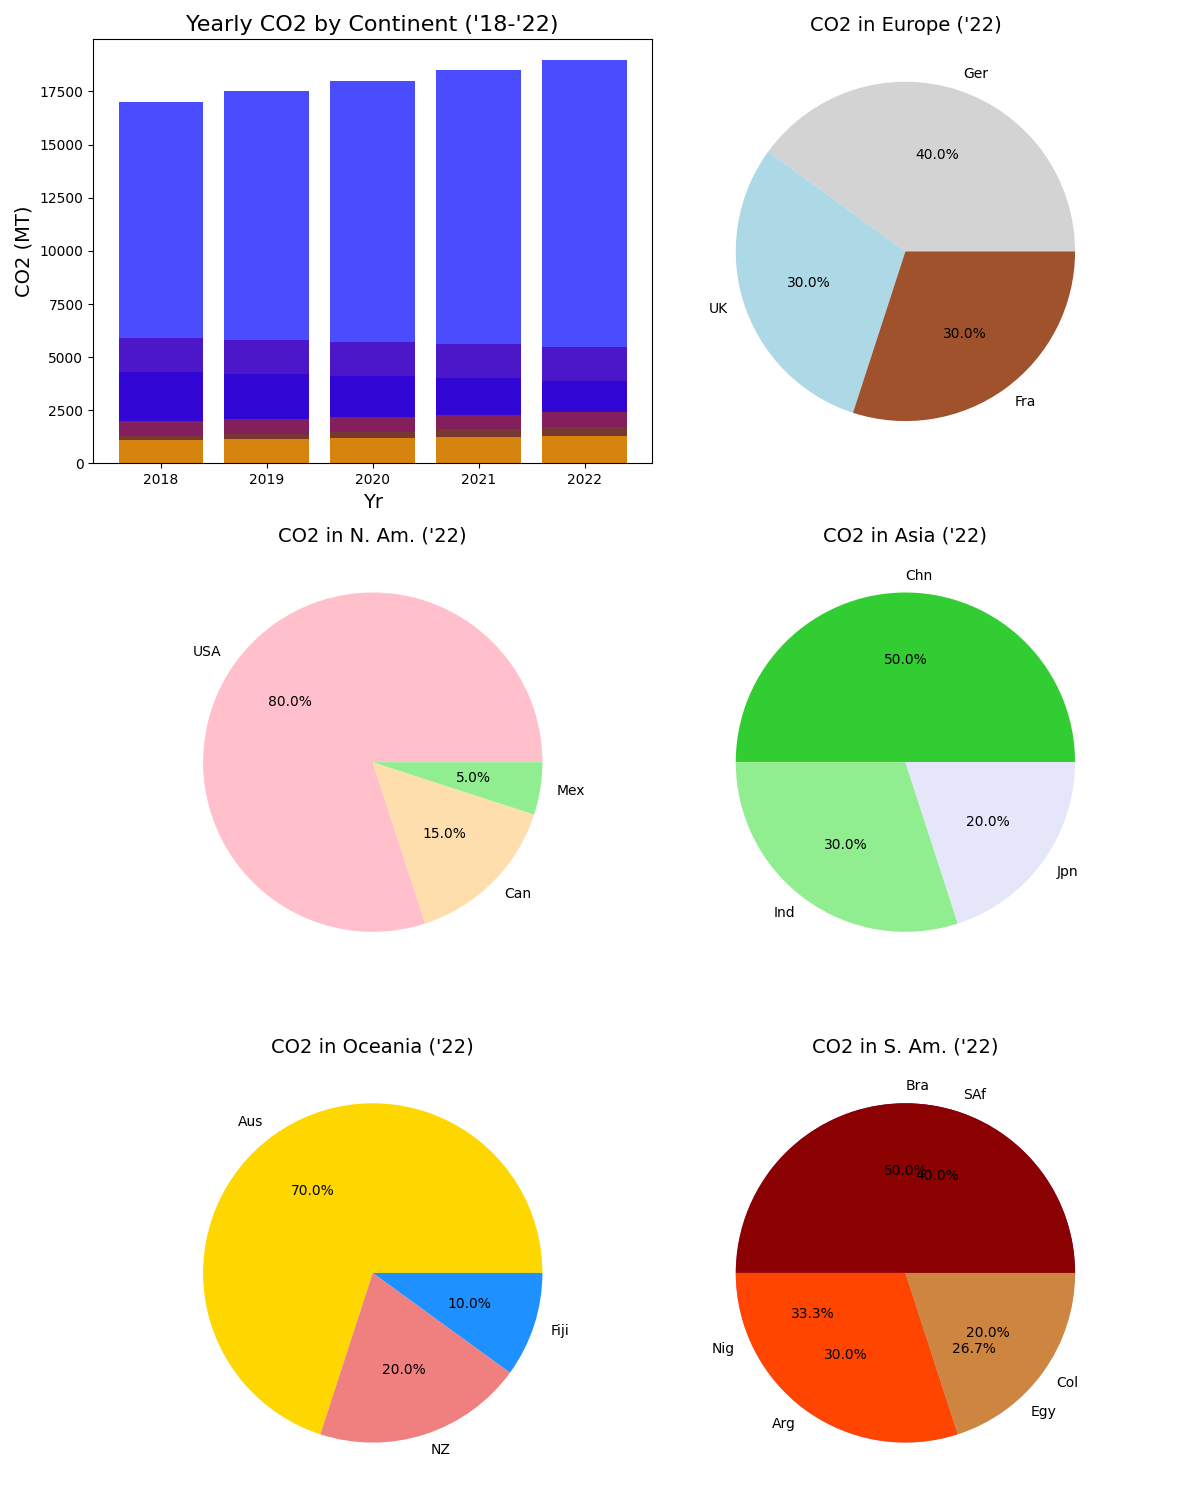

Reproduce this figure in Python.
import matplotlib.pyplot as plt

years = ['2018', '2019', '2020', '2021', '2022']
emissions_na = [5900, 5800, 5700, 5600, 5500]
emissions_eu = [4300, 4200, 4100, 4000, 3900]
emissions_as = [17000, 17500, 18000, 18500, 19000]
emissions_af = [1300, 1400, 1500, 1600, 1700]
emissions_sa = [2000, 2100, 2200, 2300, 2400]
emissions_oc = [1100, 1150, 1200, 1250, 1300]

countries_na = ['USA', 'Can', 'Mex']
proportion_na = [80, 15, 5]

countries_eu = ['Ger', 'UK', 'Fra']
proportion_eu = [40, 30, 30]

countries_as = ['Chn', 'Ind', 'Jpn']
proportion_as = [50, 30, 20]

countries_af = ['SAf', 'Nig', 'Egy']
proportion_af = [30, 25, 20]

countries_sa = ['Bra', 'Arg', 'Col']
proportion_sa = [50, 30, 20]

countries_oc = ['Aus', 'NZ', 'Fiji']
proportion_oc = [70, 20, 10]

fig, axs = plt.subplots(nrows=3, ncols=2, figsize=(12, 15))

axs[0, 0].bar(years, emissions_na, color='red', alpha=0.7)
axs[0, 0].bar(years, emissions_eu, color='purple', alpha=0.7)
axs[0, 0].bar(years, emissions_as, color='blue', alpha=0.7)
axs[0, 0].bar(years, emissions_af, color='green', alpha=0.7)
axs[0, 0].bar(years, emissions_sa, color='brown', alpha=0.7)
axs[0, 0].bar(years, emissions_oc, color='orange', alpha=0.7)
axs[0, 0].set_title('Yearly CO2 by Continent (\'18-\'22)', fontsize=16)
axs[0, 0].set_xlabel('Yr', fontsize=14)
axs[0, 0].set_ylabel('CO2 (MT)', fontsize=14)

axs[1, 0].pie(proportion_na, labels=countries_na, autopct='%1.1f%%', colors=['pink', 'navajowhite', 'lightgreen'])
axs[1, 0].set_title('CO2 in N. Am. (\'22)', fontsize=14)

axs[0, 1].pie(proportion_eu, labels=countries_eu, autopct='%1.1f%%', colors=['lightgrey', 'lightblue', 'sienna'])
axs[0, 1].set_title('CO2 in Europe (\'22)', fontsize=14)

axs[1, 1].pie(proportion_as, labels=countries_as, autopct='%1.1f%%', colors=['limegreen', 'lightgreen', 'lavender'])
axs[1, 1].set_title('CO2 in Asia (\'22)', fontsize=14)

axs[2, 0].pie(proportion_oc, labels=countries_oc, autopct='%1.1f%%', colors=['gold', 'lightcoral', 'dodgerblue'])
axs[2, 0].set_title('CO2 in Oceania (\'22)', fontsize=14)

axs[2, 1].pie(proportion_af, labels=countries_af, autopct='%1.1f%%', colors=['purple', 'violet', 'lightblue'])
axs[2, 1].set_title('CO2 in Africa (\'22)', fontsize=14)

axs[2, 1].pie(proportion_sa, labels=countries_sa, autopct='%1.1f%%', colors=['darkred', 'orangered', 'peru'])
axs[2, 1].set_title('CO2 in S. Am. (\'22)', fontsize=14)

plt.tight_layout()
plt.show()
